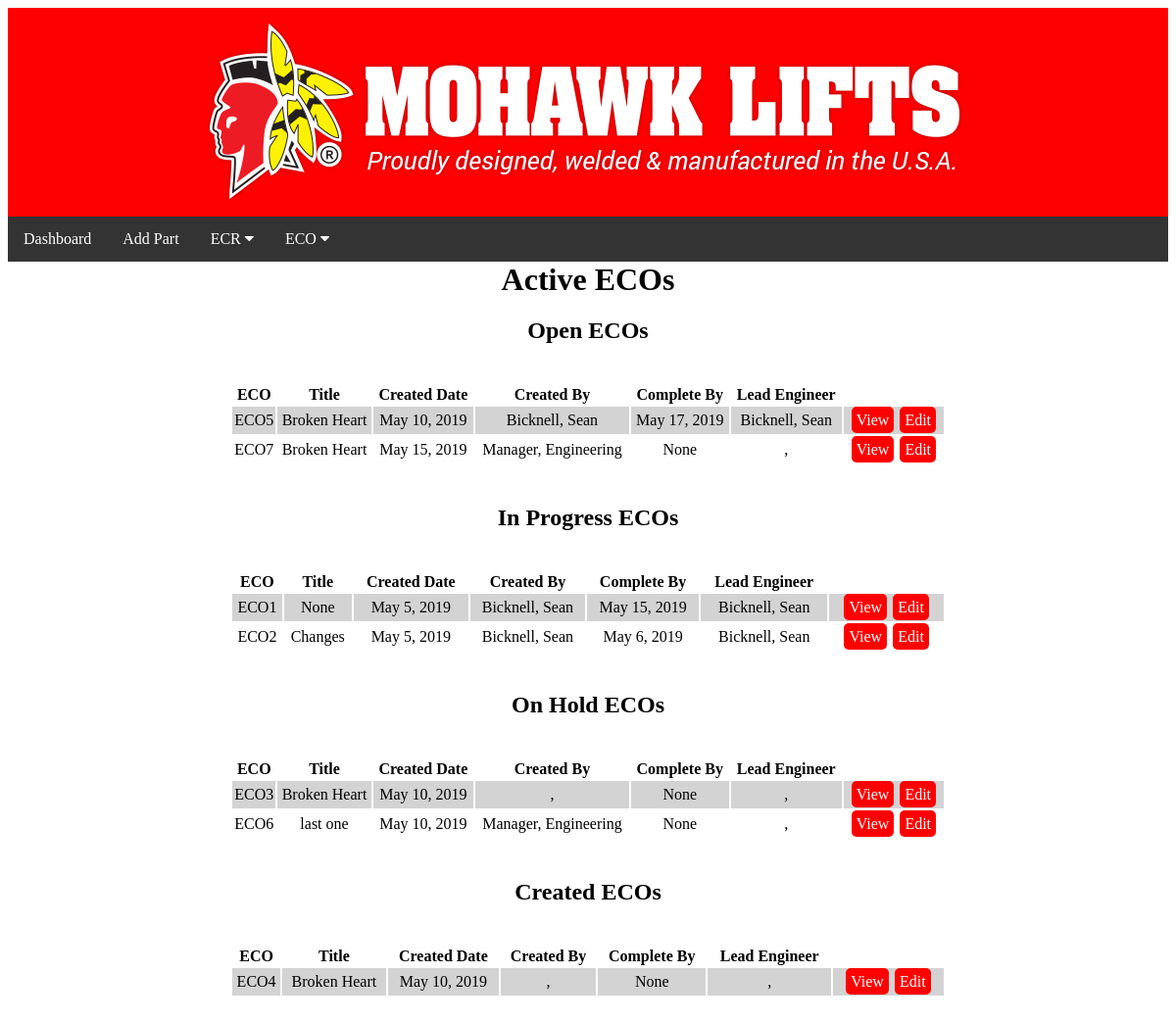
The app's page /eco/list/ (signed in), older data.
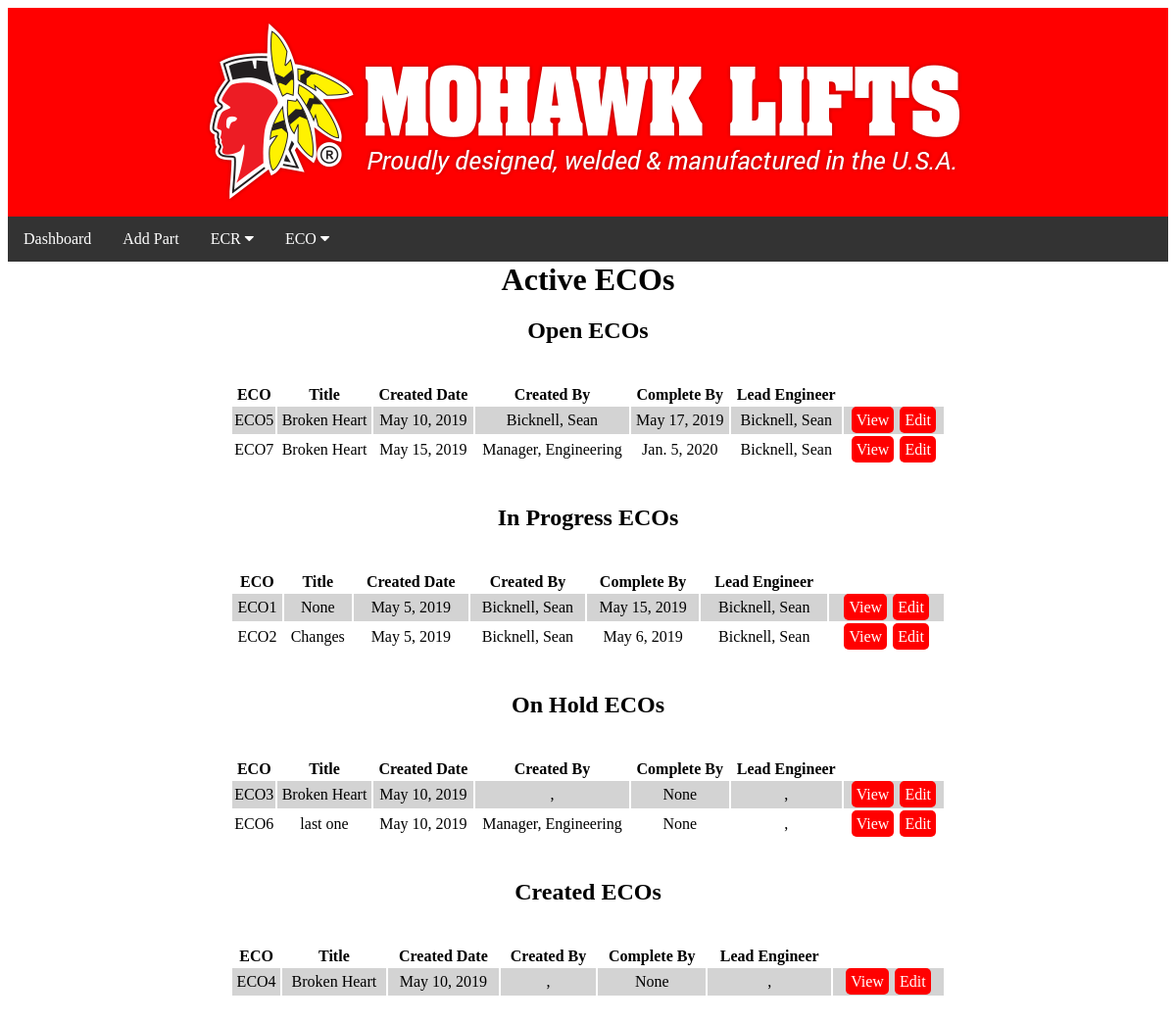
The same page, newer data.
### changes/models.py (models this page shows, shortened)
class ECO(models.Model):
    STATUS_CHOICES = (
        ('OH', 'On Hold'),
        ('CL', 'Complete'),
        ('IP', 'In Progress'),
        ('OP', 'Open'),
        ('CR', 'Created'),
    )
    ITEM_STATUS_CHOICES = (
        ('CL', 'Complete'),
        ('IP', 'In Progress'),
        ('NA', 'Not Applicable')
    )
    PRIORITY_CHOICES = {
        ('1', 'High'),
        ('2', 'Medium'),
        ('3', 'Low'),
    }
    eco_title = models.CharField(max_length=300, blank=True, null=True)
    create_date = models.DateField(auto_now_add=True, blank=True, null=True)
    deadline = models.DateField(blank=True, null=True)
    ECO_number = models.AutoField(primary_key=True, verbose_name="ECO Number")
    ECR_number = models.ForeignKey('ECR', on_delete=models.CASCADE, verbose_name="Related ECR")
    part_numbers = models.ManyToManyField("parts.Part", verbose_name="Affected Part Numbers")
    product = models.CharField(max_length=50, blank=True, null=True)
    initiated_by = models.ForeignKey(settings.AUTH_USER_MODEL, on_delete=models.CASCADE, blank=True, null=True)
    engineer = models.ForeignKey(settings.AUTH_USER_MODEL, on_delete=models.CASCADE, related_name="ECO", blank=True, null=True)
    change = models.CharField(max_length=300, blank=True, null=True)
    reason = models.CharField(max_length=300, blank=True, null=True)
    go = models.CharField(max_length=10, blank=True, null=True)
    go_status = models.CharField(max_length=20, choices=ITEM_STATUS_CHOICES, blank=True, null=True)
    go_notes = models.CharField(max_length=300, blank=True, null=True)
    test = models.CharField(max_length=10, blank=True, null=True)
    test_status = models.CharField(max_length=20, choices=ITEM_STATUS_CHOICES, blank=True, null=True)
    test_notes = models.CharField(max_length=300, blank=True, null=True)
    calcs = models.CharField(max_length=10, blank=True, null=True)
    calcs_status = models.CharField(max_length=20, choices=ITEM_STATUS_CHOICES, blank=True, null=True)
    calcs_notes = models.CharField(max_length=300, blank=True, null=True)
    archive = models.CharField(max_length=10, blank=True, null=True)
    archive_status = models.CharField(max_length=20, choices=ITEM_STATUS_CHOICES, blank=True, null=True)
    archive_notes = models.CharField(max_length=300, blank=True, null=True)
    part = models.CharField(max_length=10, blank=True, null=True)
    part_status = models.CharField(max_length=20, choices=ITEM_STATUS_CHOICES, blank=True, null=True)
    part_notes = models.CharField(max_length=300, blank=True, null=True)
    drawings = models.CharField(max_length=10, blank=True, null=True)
    drawings_status = models.CharField(max_length=20, choices=ITEM_STATUS_CHOICES, blank=True, null=True)
    drawings_notes = models.CharField(max_length=300, blank=True, null=True)
    jigs = models.CharField(max_length=10, blank=True, null=True)
    jigs_status = models.CharField(max_length=20, choices=ITEM_STATUS_CHOICES, blank=True, null=True)
    jigs_notes = models.CharField(max_length=300, blank=True, null=True)
    patterns = models.CharField(max_length=10, blank=True, null=True)
    patterns_status = models.CharField(max_length=20, choices=ITEM_STATUS_CHOICES, blank=True, null=True)
    patterns_notes = models.CharField(max_length=300, blank=True, null=True)
    completed_date = models.DateField(blank=True, null=True)
    eng_sign = models.CharField(max_length=30, blank=True, null=True)
    oa_status = models.CharField(max_length=30, choices=STATUS_CHOICES, default="Created")
    priority = models.CharField(max_length=3, choices=PRIORITY_CHOICES, default='1')

### changes/views.py (the view)
# urls.py: path('eco/list/', cViews.eco_list, name="eco_list"),
def eco_list(request):
    op_ecos = ECO.objects.filter(oa_status__exact='OP')
    ip_ecos = ECO.objects.filter(oa_status__exact='IP')
    oh_ecos = ECO.objects.filter(oa_status__exact='OH')
    cr_ecos = ECO.objects.filter(oa_status__exact='CR')
    return render(request, 'changes/eco_list.html', {'op_ecos': op_ecos, 'ip_ecos': ip_ecos, 'oh_ecos': oh_ecos, 'cr_ecos': cr_ecos})

### changeMan/templates/changes/eco_list.html
{% extends 'base.html' %}
{% block content %}
{% load static %}
{% if user.is_authenticated %}
<link rel="stylesheet" href= "{% static "css/ecr_list.css" %}">
<h1>Active ECOs</h1>
<h2>Open ECOs</h2>
<table>
  <tr>
    <th>ECO</th>
    <th>Title</th>
    <th>Created Date</th>
    <th>Created By</th>
    <th>Complete By</th>
    <th>Lead Engineer</th>
  </tr>
  {% for eco in op_ecos %}
  <tr>
    <td class="cell">ECO{{ eco.ECO_number }}</td>
    <td class="cell">{{ eco.eco_title }}</td>
    <td class="cell">{{ eco.create_date }}</td>
    <td class="cell">{{ eco.initiated_by.last_name }}, {{ eco.initiated_by.first_name }}</td>
    <td class="cell">{{ eco.deadline }}</td>
    <td class="cell">{{ eco.engineer.last_name }}, {{ eco.engineer.first_name }}</td>
    <td class="cell"><a class="button" href="{% url 'eco_detail' eco.ECO_number %}">View</a><a class="button" href="{% url 'eco_edit' eco.ECO_number %}">Edit</a></td>
  </tr>
  {% endfor %}
</table>
<h2>In Progress  ECOs</h2>
<table>
  <tr>
    <th>ECO</th>
    <th>Title</th>
    <th>Created Date</th>
    <th>Created By</th>
    <th>Complete By</th>
    <th>Lead Engineer</th>
  </tr>
  {% for eco in ip_ecos %}
  <tr>
    <td class="cell">ECO{{ eco.ECO_number }}</td>
    <td class="cell">{{ eco.eco_title }}</td>
    <td class="cell">{{ eco.create_date }}</td>
    <td class="cell">{{ eco.initiated_by.last_name }}, {{ eco.initiated_by.first_name }}</td>
    <td class="cell">{{ eco.deadline }}</td>
    <td class="cell">{{ eco.engineer.last_name }}, {{ eco.engineer.first_name }}</td>
    <td class="cell"><a class="button" href="{% url 'eco_detail' eco.ECO_number %}">View</a><a class="button" href="{% url 'eco_edit' eco.ECO_number %}">Edit</a></td>
  </tr>
  {% endfor %}
</table>
<h2>On Hold ECOs</h2>
<table>
  <tr>
    <th>ECO</th>
    <th>Title</th>
    <th>Created Date</th>
    <th>Created By</th>
    <th>Complete By</th>
    <th>Lead Engineer</th>
  </tr>
  {% for eco in oh_ecos %}
  <tr>
    <td class="cell">ECO{{ eco.ECO_number }}</td>
    <td class="cell">{{ eco.eco_title }}</td>
    <td class="cell">{{ eco.create_date }}</td>
    <td class="cell">{{ eco.initiated_by.last_name }}, {{ eco.initiated_by.first_name }}</td>
    <td class="cell">{{ eco.deadline }}</td>
    <td class="cell">{{ eco.engineer.last_name }}, {{ eco.engineer.first_name }}</td>
    <td class="cell"><a class="button" href="{% url 'eco_detail' eco.ECO_number %}">View</a><a class="button" href="{% url 'eco_edit' eco.ECO_number %}">Edit</a></td>
  </tr>
  {% endfor %}
</table>
<h2>Created ECOs</h2>
<table>
  <tr>
    <th>ECO</th>
    <th>Title</th>
    <th>Created Date</th>
    <th>Created By</th>
    <th>Complete By</th>
    <th>Lead Engineer</th>
  </tr>
  {% for eco in cr_ecos %}
  <tr>
    <td class="cell">ECO{{ eco.ECO_number }}</td>
    <td class="cell">{{ eco.eco_title }}</td>
    <td class="cell">{{ eco.create_date }}</td>
    <td class="cell">{{ eco.initiated_by.last_name }}, {{ eco.initiated_by.first_name }}</td>
    <td class="cell">{{ eco.deadline }}</td>
    <td class="cell">{{ eco.engineer.last_name }}, {{ eco.engineer.first_name }}</td>
    <td class="cell"><a class="button" href="{% url 'eco_detail' eco.ECO_number %}">View</a><a class="button" href="{% url 'eco_edit' eco.ECO_number %}">Edit</a></td>
  </tr>
  {% endfor %}
</table>
{% else %}
 {% include 'redirect.html' %}
{% endif %}
{% endblock %}

Row changes from the older to the newer data that the page shows:
changed ECO id 7: deadline "None" → "Jan. 5, 2020"; engineer.last_name (not shown) → "Bicknell"; engineer.first_name (not shown) → "Sean"
